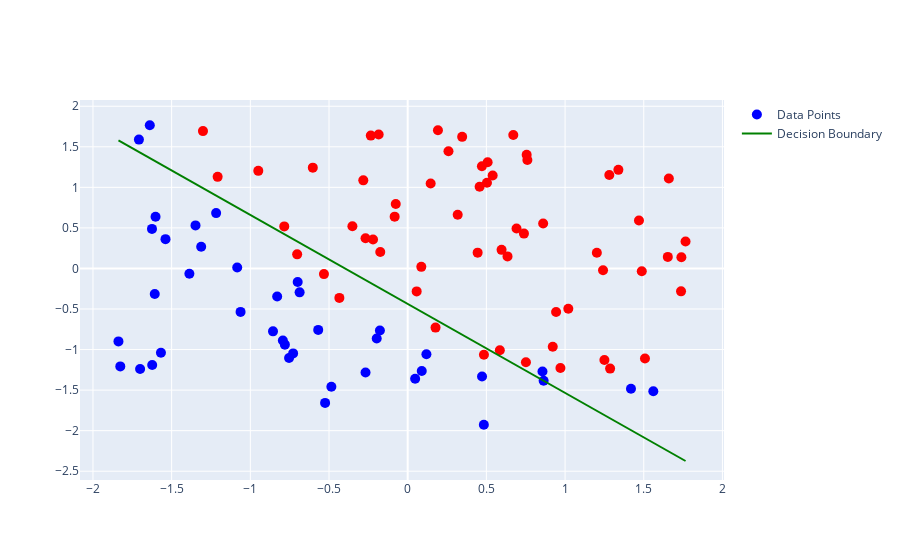

Source (notebook cell):
### Code cell
fig = go.Figure()

# Plot data points
fig.add_trace(go.Scatter(
    x=normalized_input[:, 0], 
    y=normalized_input[:, 1], 
    mode='markers', 
    marker=dict(color=colors, size=10),
    name='Data Points'
))

# Plot decision boundary
fig.add_trace(go.Scatter(
    x=x_values, 
    y=y_boundary.flatten(), 
    mode='lines', 
    name='Decision Boundary', 
    line=dict(color='green', width=2)
))
